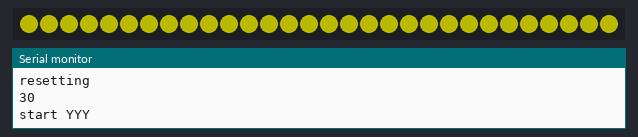
Simulated run of this sketch. Board: Arduino Uno, built with avr-gcc and run on an emulated ATmega328P. Parts: 30 RGB LEDs in strip order, left to right, the last lines printed to the serial monitor. Dim RGB values are drawn brighter than linear.

Above: at 1.25 s.
At 1.6 s:
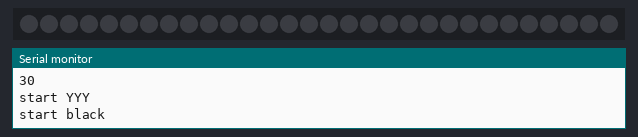

Measured:
- by itself, everything shown: repeats every 4.7 s, in 14 steps
- what the display in image 0 shows lasts 0.5 s, from 1.0 s to 1.5 s

The sketch:

CD77_new_product_test__Teensy4.ino
```cpp
/* New Product Test Sketch by Chemdoc77
   used to test new RGB LED strips and Matrix that I purchase.

   Note:  Uses FastLED's Parallel Output procedure to work with a Teensy 4.0

*/

#include <FastLED.h>

#define DATA_PIN  7 // it is critical that you use this pin number or other pin numbers using FastLED's Parallel Output procedure
int brightness = 70;

// Teensy 4.0 Stuff ================
#define NUM_LEDS_PER_STRIP 30
#define NUM_STRIPS 1
#define NUM_LEDS   NUM_LEDS_PER_STRIP
CRGB leds[NUM_LEDS_PER_STRIP * NUM_STRIPS];

void setup() {
  delay(1000);
  // Teensy 4.0 Stuff ==============
    FastLED.addLeds<NUM_STRIPS, WS2812B,DATA_PIN,GRB>(leds, NUM_LEDS_PER_STRIP);
  //USE for WS2811:
 // FastLED.addLeds<NUM_STRIPS, WS2811, DATA_PIN >(leds, NUM_LEDS_PER_STRIP);

 Serial.begin(57600);
  Serial.println("resetting");
  Serial.println(NUM_LEDS);

  FastLED.setBrightness(brightness);
  FastLED.setMaxPowerInVoltsAndMilliamps(5, 1500);
   set_max_power_indicator_LED(13);
  fill_solid(leds, NUM_LEDS, CRGB::Black);
  FastLED.show();

}
void loop() {

//  Serial.println("start red");
//     fill_solid( leds, NUM_LEDS, CRGB::Red);
//     FastLED.delay(500);
//
//  Serial.println("start black");
//     fill_solid( leds, NUM_LEDS, CRGB::Black);
//     FastLED.delay(500);
//
//  Serial.println("start blue");
//     fill_solid( leds, NUM_LEDS, CRGB::Blue);
//     FastLED.delay(500);
//
//     fill_solid( leds, NUM_LEDS, CRGB::Black);
//     FastLED.delay(500);
//
//     fill_solid( leds, NUM_LEDS, CRGB::Green);
//     FastLED.delay(500);
//
//     fill_solid( leds, NUM_LEDS, CRGB::Black);
//     FastLED.delay(500);

     Serial.println("start YYY");
     fill_solid( leds, NUM_LEDS, CRGB::Yellow);
     FastLED.delay(500);

     Serial.println("start black");
     fill_solid( leds, NUM_LEDS, CRGB::Black);
     FastLED.delay(500);

     Serial.println("start WIPE");
     cd77_colorwipe_dot(CRGB::Red, 0, NUM_LEDS, 40);
     cd77_colorwipe_dot(CRGB::Blue, 0, NUM_LEDS, 40);
     cd77_colorwipe_dot(CRGB::Green, 0, NUM_LEDS, 40);

}

//==================== Functions ===============================


void cd77_colorwipe(CRGB color,  uint16_t to, uint16_t wait) {
  for (uint16_t i = 0; i <to; i++) {
    leds[i] = color;
    FastLED.delay(500);
  }
}


void cd77_colorwipe_line2(CRGB color, uint16_t wait) {
  for (uint16_t i = 0; i <NUM_LEDS; i++) {
    leds[i] = color;
    FastLED.show();
   }
}

void cd77_colorwipe_line(CRGB color, uint16_t wait) {
  for (uint16_t i = 0; i <NUM_LEDS; i++) {
    leds[i] = color;
    FastLED.delay(wait);
   }
}


void cd77_colorwipe_dot(CRGB color,uint16_t from,  uint16_t to,  uint16_t wait) {
  for (uint16_t i = from; i <to; i++) {
    leds[i] = color;
    FastLED.delay(wait);
    leds[i] = CRGB::Black;
    FastLED.show();


  }
}

void cd77_colorwipe_dot_fast(CRGB color) {
  for (uint16_t i = 0; i <NUM_LEDS; i++) {
    leds[i] = color;
     FastLED.show();
    leds[i] = CRGB::Black;
    FastLED.show();


  }
}
```
